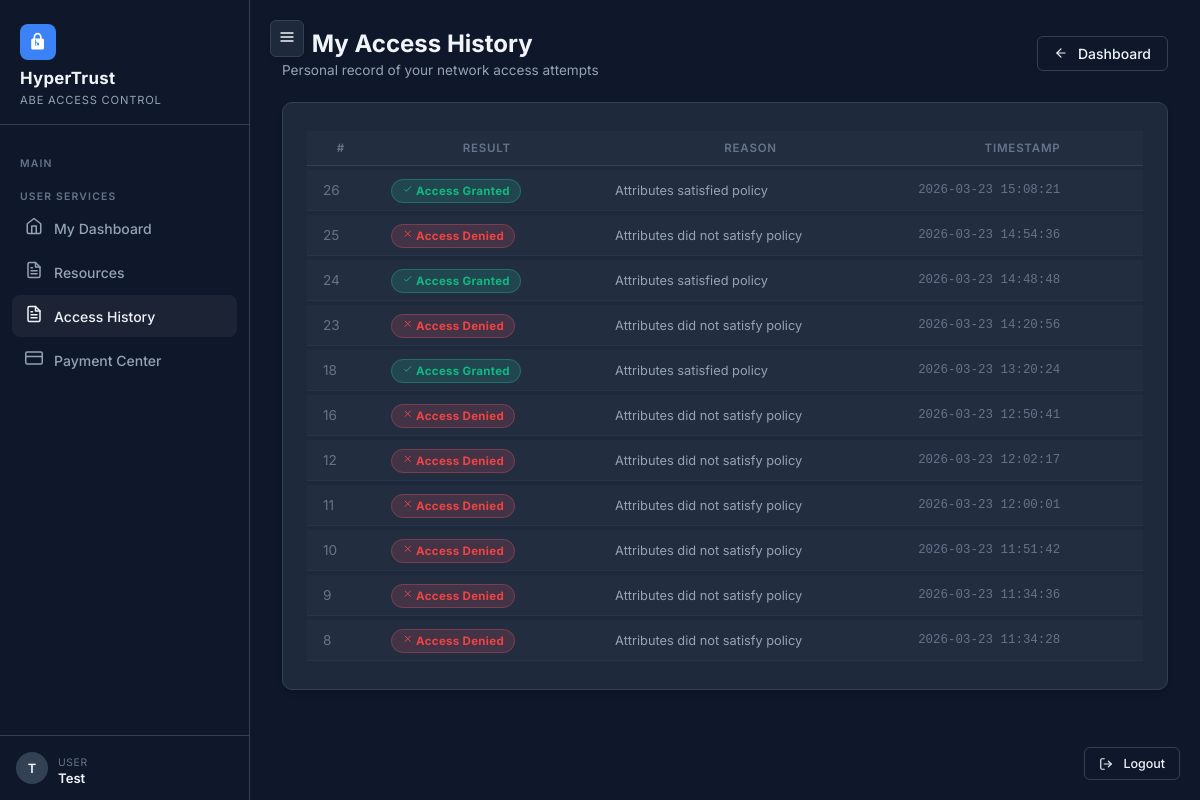
Page /user/logs (signed in) on the committed database.
### tables this page shows
CREATE TABLE access_logs (
    id           INTEGER PRIMARY KEY AUTOINCREMENT,
    user_id      INTEGER NOT NULL REFERENCES users(id),
    token_id     INTEGER REFERENCES access_tokens(id),
    attempt_time DATETIME DEFAULT CURRENT_TIMESTAMP,
    success      INTEGER NOT NULL DEFAULT 0,
    reason       TEXT    NOT NULL DEFAULT ''
);

### routes/user.py (the view)
@user_bp.route("/logs")
@login_required
def logs():
    db   = get_db()
    logs = get_user_logs(db, session["user_id"])
    return render_template("user/logs.html", logs=logs)

### db.py (called while the page is built)
def get_db():
    if "db" not in g:
        g.db = sqlite3.connect(
            current_app.config["DB_PATH"],
            detect_types=sqlite3.PARSE_DECLTYPES
        )
        g.db.row_factory = sqlite3.Row
        g.db.execute("PRAGMA foreign_keys = ON")
    return g.db

def get_user_logs(db, user_id: int):
    return db.execute(
        """SELECT l.*, u.username
           FROM access_logs l
           JOIN users u ON l.user_id = u.id
           WHERE l.user_id = ?
           ORDER BY l.attempt_time DESC
           LIMIT 100""",
        (user_id,)
    ).fetchall()

### routes/user.py (called while the page is built)
def login_required(f):
    @wraps(f)
    def decorated(*args, **kwargs):
        if "user_id" not in session:
            flash("Please log in to continue.", "warning")
            return redirect(url_for("auth.login"))
        return f(*args, **kwargs)
    return decorated

### templates/user/logs.html (shortened to what this page needs)
{% extends "base.html" %}
{% block content %}
<div class="page-header d-flex justify-between align-items-center">
    <div>
        <h2> My Access History</h2>
        <p>Personal record of your network access attempts</p>
    </div>
    <a href="{{ url_for('user.dashboard') }}" class="btn-outline-ht">
        <svg viewBox="0 0 24 24" width="14" height="14" fill="none" stroke="currentColor" stroke-width="2"
            stroke-linecap="round" stroke-linejoin="round" style="margin-right:4px;">
            <line x1="19" y1="12" x2="5" y2="12"></line>
            <polyline points="12 19 5 12 12 5"></polyline>
        </svg>
        Dashboard
    </a>
</div>
<div class="glass-card p-6">
    {% if logs %}
    <div style="overflow-x:auto;">
        <table class="ht-table">
            <thead>
                <tr>
                    <th>#</th>
                    <th>Result</th>
                    <th>Reason</th>
                    <th>Timestamp</th>
                </tr>
            </thead>
            <tbody>
                {% for log in logs %}
                <tr>
                    <td class="text-muted-ht">{{ log.id }}</td>
                    <td>
                        {% if log.success %}
                        <span class="badge-granted"><svg viewBox="0 0 24 24" width="1em" height="1em"
                                stroke="currentColor" fill="none" stroke-width="2">
                                <path d="M5 13l4 4L19 7" />
                            </svg> Access Granted</span>
                        {% else %}
                        <span class="badge-denied"><svg viewBox="0 0 24 24" width="1em" height="1em"
                                stroke="currentColor" fill="none" stroke-width="2">
                                <path d="M18 6L6 18M6 6l12 12" />
                            </svg> Access Denied</span>
                        {% endif %}
                    </td>
                    <td style="font-size:0.8rem;color:var(--text-secondary);">{{ log.reason or '—' }}</td>
                    <td class="mono text-muted-ht" style="font-size:0.78rem;">{{ log.attempt_time }}</td>
                </tr>
                {% endfor %}
            </tbody>
        </table>
    </div>
    {% endif %}
</div>
{% endblock %}

### static/css/style.css (style rules this page uses)
:root { --bg-dark: #0f172a; --bg-card: #1e293b; --bg-sidebar: #0f172a; --border-glass: #334155; --accent-blue: #3b82f6; --accent-cyan: #06b6d4; --accent-purple: #8b5cf6; --accent-green: #10b981; --accent-red: #ef4444; --accent-amber: #f59e0b; --text-primary: #f1f5f9; --text-secondary: #94a3b8; --text-muted: #64748b; --glow-blue: 0 1px 2px 0 rgba(0, 0, 0, 0.05); --glow-green: 0 1px 2px 0 rgba(0, 0, 0, 0.05); --glow-red: 0 1px 2px 0 rgba(0, 0, 0, 0.05); --radius-card: 10px; --radius-btn: 6px; --sidebar-w: 250px; --transition: 0.2s ease; }
*, *::before, *::after { box-sizing: border-box; margin: 0; padding: 0; }
body { font-family: 'Inter', -apple-system, BlinkMacSystemFont, sans-serif; background-color: var(--bg-dark); color: var(--text-primary); min-height: 100vh; overflow-x: hidden; }
.glass-card { background: var(--bg-card); border: 1px solid var(--border-glass); border-radius: var(--radius-card); box-shadow: 0 4px 6px -1px rgba(0, 0, 0, 0.1), 0 2px 4px -2px rgba(0, 0, 0, 0.1); }
.page-header { margin-bottom: 24px; }
.page-header h2 { font-size: 1.5rem; font-weight: 700; color: var(--text-primary); margin-bottom: 4px; }
.page-header p { font-size: 0.85rem; color: var(--text-secondary); }
.btn-outline-ht { background: transparent; color: var(--text-primary); border: 1px solid var(--border-glass); padding: 8px 16px; border-radius: var(--radius-btn); font-size: 0.875rem; font-weight: 500; cursor: pointer; transition: var(--transition); text-decoration: none; display: inline-flex; align-items: center; gap: 6px; }
.ht-table { width: 100%; border-collapse: separate; border-spacing: 0 4px; }
.ht-table th { font-size: 0.72rem; font-weight: 600; letter-spacing: 0.8px; text-transform: uppercase; color: var(--text-muted); padding: 10px 16px; background: rgba(255, 255, 255, 0.02); border-bottom: 1px solid var(--border-glass); }
.ht-table td { padding: 12px 16px; font-size: 0.85rem; background: rgba(255, 255, 255, 0.02); border-bottom: 1px solid rgba(99, 145, 255, 0.06); vertical-align: middle; }
.badge-granted { background: rgba(34, 211, 165, 0.15); color: var(--accent-green); border: 1px solid rgba(34, 211, 165, 0.3); padding: 4px 10px; border-radius: 20px; font-size: 0.72rem; font-weight: 700; letter-spacing: 0.3px; }
.badge-denied { background: rgba(247, 89, 106, 0.15); color: var(--accent-red); border: 1px solid rgba(247, 89, 106, 0.3); padding: 4px 10px; border-radius: 20px; font-size: 0.72rem; font-weight: 700; letter-spacing: 0.3px; }
.text-muted-ht { color: var(--text-muted); font-size: 0.8rem; }
.d-flex { display: flex; }
.align-items-center { align-items: center; }
.justify-between { justify-content: space-between; }
.p-6 { padding: 24px; }
.mono { font-family: 'Courier New', monospace; }

### rows in the picture
access_logs: id "26", success 1 (drawn), reason "Attributes satisfied policy", attempt_time "2026-03-23 15:08:21"
access_logs: id "25", success 0 (drawn), reason "Attributes did not satisfy policy", attempt_time "2026-03-23 14:54:36"
access_logs: id "24", success 1 (drawn), reason "Attributes satisfied policy", attempt_time "2026-03-23 14:48:48"
access_logs: id "23", success 0 (drawn), reason "Attributes did not satisfy policy", attempt_time "2026-03-23 14:20:56"
access_logs: id "18", success 1 (drawn), reason "Attributes satisfied policy", attempt_time "2026-03-23 13:20:24"
access_logs: id "16", success 0 (drawn), reason "Attributes did not satisfy policy", attempt_time "2026-03-23 12:50:41"
access_logs: id "12", success 0 (drawn), reason "Attributes did not satisfy policy", attempt_time "2026-03-23 12:02:17"
access_logs: id "11", success 0 (drawn), reason "Attributes did not satisfy policy", attempt_time "2026-03-23 12:00:01"
access_logs: id "10", success 0 (drawn), reason "Attributes did not satisfy policy", attempt_time "2026-03-23 11:51:42"
access_logs: id "9", success 0 (drawn), reason "Attributes did not satisfy policy", attempt_time "2026-03-23 11:34:36"
access_logs: id "8", success 0 (drawn), reason "Attributes did not satisfy policy", attempt_time "2026-03-23 11:34:28"

### other values in the picture
{{ session.get('name', 'U')[0].upper() }} "T"
{{ session.get('name', session.get('username', '')) }} "Test"
